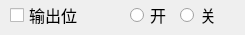
<?xml version="1.0" encoding="UTF-8"?>
<ui version="4.0">
 <class>MpduRtuTest_SwItemWid</class>
 <widget class="QWidget" name="MpduRtuTest_SwItemWid">
  <property name="geometry">
   <rect>
    <x>0</x>
    <y>0</y>
    <width>245</width>
    <height>35</height>
   </rect>
  </property>
  <property name="windowTitle">
   <string>Form</string>
  </property>
  <widget class="QRadioButton" name="closeRadio">
   <property name="geometry">
    <rect>
     <x>180</x>
     <y>0</y>
     <width>51</width>
     <height>30</height>
    </rect>
   </property>
   <property name="font">
    <font>
     <family>微软雅黑</family>
     <pointsize>12</pointsize>
    </font>
   </property>
   <property name="text">
    <string>关</string>
   </property>
  </widget>
  <widget class="QRadioButton" name="openRadio">
   <property name="geometry">
    <rect>
     <x>130</x>
     <y>0</y>
     <width>51</width>
     <height>30</height>
    </rect>
   </property>
   <property name="font">
    <font>
     <family>微软雅黑</family>
     <pointsize>12</pointsize>
    </font>
   </property>
   <property name="text">
    <string>开</string>
   </property>
  </widget>
  <widget class="QCheckBox" name="checkBox">
   <property name="geometry">
    <rect>
     <x>10</x>
     <y>0</y>
     <width>111</width>
     <height>30</height>
    </rect>
   </property>
   <property name="font">
    <font>
     <family>微软雅黑</family>
     <pointsize>12</pointsize>
    </font>
   </property>
   <property name="text">
    <string>输出位</string>
   </property>
  </widget>
 </widget>
 <resources/>
 <connections/>
</ui>
